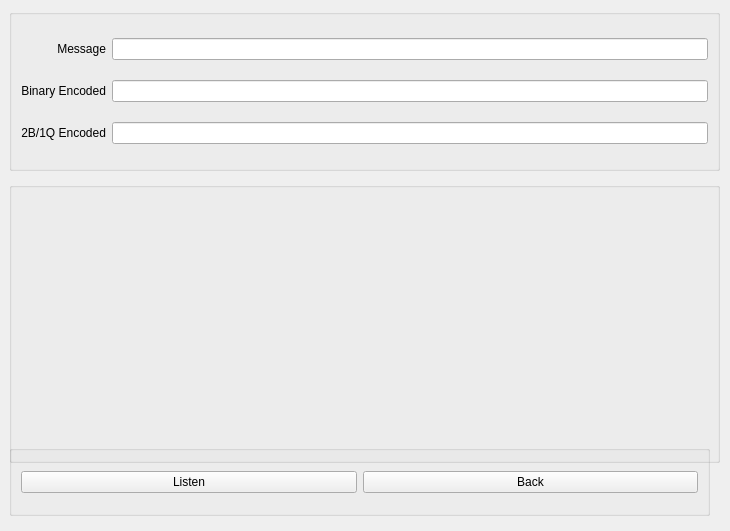
<?xml version="1.0" encoding="UTF-8"?>
<ui version="4.0">
 <class>ReceiveWindow</class>
 <widget class="QWidget" name="ReceiveWindow">
  <property name="geometry">
   <rect>
    <x>0</x>
    <y>0</y>
    <width>730</width>
    <height>531</height>
   </rect>
  </property>
  <property name="windowTitle">
   <string>2B1Q Receiver </string>
  </property>
  <widget class="QGroupBox" name="graph_groupbox">
   <property name="geometry">
    <rect>
     <x>9</x>
     <y>182</y>
     <width>711</width>
     <height>281</height>
    </rect>
   </property>
   <property name="title">
    <string/>
   </property>
   <layout class="QVBoxLayout" name="verticalLayout">
    <item>
     <widget class="QLabel" name="binary_wave">
      <property name="text">
       <string/>
      </property>
     </widget>
    </item>
    <item>
     <widget class="QLabel" name="encoded_wave">
      <property name="text">
       <string/>
      </property>
     </widget>
    </item>
   </layout>
  </widget>
  <widget class="QGroupBox" name="boxes_groupbox">
   <property name="geometry">
    <rect>
     <x>9</x>
     <y>9</y>
     <width>711</width>
     <height>162</height>
    </rect>
   </property>
   <property name="title">
    <string/>
   </property>
   <layout class="QGridLayout" name="gridLayout">
    <item row="0" column="0">
     <widget class="QLabel" name="message_label">
      <property name="text">
       <string>Message</string>
      </property>
      <property name="alignment">
       <set>Qt::AlignRight|Qt::AlignTrailing|Qt::AlignVCenter</set>
      </property>
     </widget>
    </item>
    <item row="0" column="1">
     <widget class="QLineEdit" name="message_box">
      <property name="readOnly">
       <bool>false</bool>
      </property>
     </widget>
    </item>
    <item row="1" column="0">
     <widget class="QLabel" name="binary_label">
      <property name="text">
       <string>Binary Encoded</string>
      </property>
      <property name="alignment">
       <set>Qt::AlignRight|Qt::AlignTrailing|Qt::AlignVCenter</set>
      </property>
     </widget>
    </item>
    <item row="2" column="1">
     <widget class="QLineEdit" name="twoboneq_box"/>
    </item>
    <item row="1" column="1">
     <widget class="QLineEdit" name="binary_box"/>
    </item>
    <item row="2" column="0">
     <widget class="QLabel" name="twoboneq_label">
      <property name="text">
       <string>2B/1Q Encoded</string>
      </property>
      <property name="alignment">
       <set>Qt::AlignRight|Qt::AlignTrailing|Qt::AlignVCenter</set>
      </property>
     </widget>
    </item>
   </layout>
  </widget>
  <widget class="QGroupBox" name="button_groupbox">
   <property name="geometry">
    <rect>
     <x>9</x>
     <y>445</y>
     <width>701</width>
     <height>71</height>
    </rect>
   </property>
   <property name="title">
    <string/>
   </property>
   <layout class="QGridLayout" name="gridLayout_4">
    <item row="0" column="1">
     <widget class="QPushButton" name="back_button">
      <property name="text">
       <string>Back</string>
      </property>
     </widget>
    </item>
    <item row="0" column="0">
     <widget class="QPushButton" name="listen_button">
      <property name="text">
       <string>Listen</string>
      </property>
     </widget>
    </item>
   </layout>
  </widget>
 </widget>
 <resources/>
 <connections/>
</ui>
